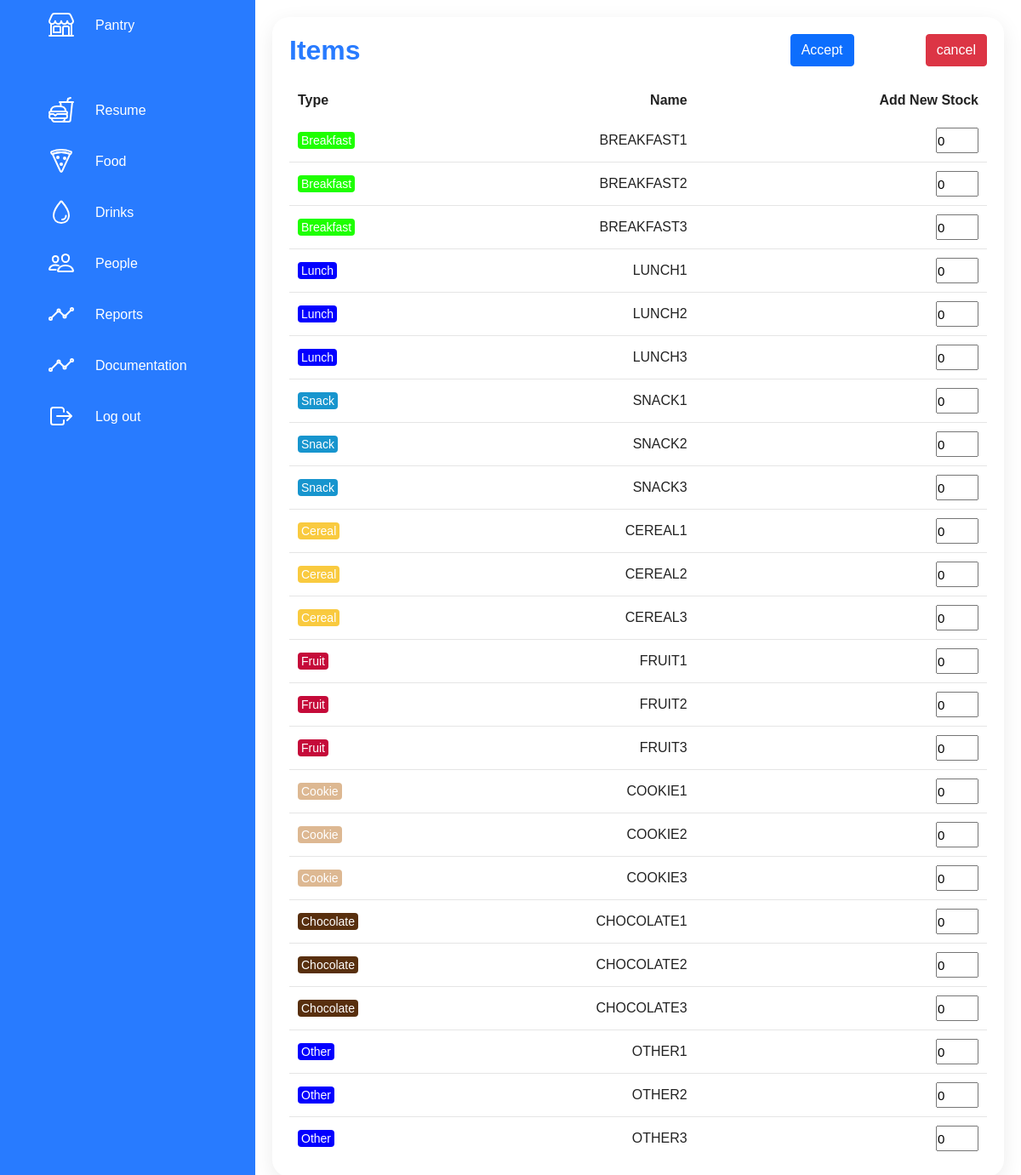
Screenshot of /AumentarStockDeBebidas?True (signed in) with the database file from the repository.
### models.py (models this page shows)
class _BreakfastsInStock(Base):
    __tablename__ = 'BreakfastsInStock'
    id = Column(Integer, primary_key=True)
    item_id = Column(Integer, nullable=False)
    name = Column(String)
    initial_stock = Column(Integer)
    added = Column(Integer)
    stock = Column(Integer)
    date = Column(Date, ForeignKey('FoodsInStock.date'), nullable=False)

class _LunchInStock(Base):
    __tablename__ = 'LunchInStock'
    id = Column(Integer, primary_key=True)
    item_id = Column(Integer, nullable=False)
    name = Column(String)
    initial_stock = Column(Integer)
    added = Column(Integer)
    stock = Column(Integer)
    date = Column(Date, ForeignKey('FoodsInStock.date'), nullable=False)

class _SnacksInStock(Base):
    __tablename__ = 'SnacksInStock'
    id = Column(Integer, primary_key=True)
    item_id = Column(Integer, nullable=False)
    name = Column(String)
    initial_stock = Column(Integer)
    added = Column(Integer)
    stock = Column(Integer)
    date = Column(Date, ForeignKey('FoodsInStock.date'), nullable=False)

class _CerealsInStock(Base):
    __tablename__ = 'CerealsInStock'
    id = Column(Integer, primary_key=True)
    item_id = Column(Integer, nullable=False)
    name = Column(String)
    initial_stock = Column(Integer)
    added = Column(Integer)
    stock = Column(Integer)
    date = Column(Date, ForeignKey('FoodsInStock.date'), nullable=False)

class _FruitsInStock(Base):
    __tablename__ = 'FruitsInStock'
    id = Column(Integer, primary_key=True)
    item_id = Column(Integer, nullable=False)
    name = Column(String)
    initial_stock = Column(Integer)
    added = Column(Integer)
    stock = Column(Integer)
    date = Column(Date, ForeignKey('FoodsInStock.date'), nullable=False)

class _CookiesInStock(Base):
    __tablename__ = 'CookiesInStock'
    id = Column(Integer, primary_key=True)
    item_id = Column(Integer, nullable=False)
    name = Column(String)
    initial_stock = Column(Integer)
    added = Column(Integer)
    stock = Column(Integer)
    date = Column(Date, ForeignKey('FoodsInStock.date'), nullable=False)

class _ChocolatesInStock(Base):
    __tablename__ = 'ChocolatesInStock'
    id = Column(Integer, primary_key=True)
    item_id = Column(Integer, nullable=False)
    name = Column(String)
    initial_stock = Column(Integer)
    added = Column(Integer)
    stock = Column(Integer)
    date = Column(Date, ForeignKey('FoodsInStock.date'), nullable=False)

class _OtherFoodsInStock(Base):
    __tablename__ = 'OtherFoodsInStock'
    id = Column(Integer, primary_key=True)
    item_id = Column(Integer, nullable=False)
    name = Column(String)
    initial_stock = Column(Integer)
    added = Column(Integer)
    stock = Column(Integer)
    date = Column(Date, ForeignKey('FoodsInStock.date'), nullable=False)

### server.py (the view, shortened to what this page needs)
@app.route('/AumentarStockDeBebidas?<increase_food>', defaults={'increase_food':True})
@app.route('/AumentarStockDeComida?<increase_food>')
@login_required
def get_increase_stock(increase_food):
    increase_food = get_boolean(increase_food)
    items_info = {}
    item_one_info = {}
    item_two_info = {}
    item_three_info = {}
    item_four_info = {}
    item_five_info = {}
    item_six_info = {}
    item_seven_info = {}
    item_eight_info = {}
    if increase_food:
        last_food_table = db.query(_FoodsInStock).order_by(_FoodsInStock.date)[-1]
        for table in last_food_table.breakfasts:
            item_one_info[table.name] = table.id
            item_one_info['to_show'] = 'Breakfast'
        items_info['breakfast'] = item_one_info
        for table in last_food_table.lunch:
            item_two_info[table.name] = table.id
            item_two_info['to_show'] = 'Lunch'
        items_info['lunch'] = item_two_info
        for table in last_food_table.snacks:
            item_three_info[table.name] = table.id
            item_three_info['to_show'] = 'Snack'
        items_info['snack'] = item_three_info
        for table in last_food_table.cereals:
            item_four_info[table.name] = table.id
            item_four_info['to_show'] = 'Cereal'
        items_info['cereal'] = item_four_info
        for table in last_food_table.fruits:
            item_five_info[table.name] = table.id
            item_five_info['to_show'] = 'Fruit'
        items_info['fruit'] = item_five_info
        for table in last_food_table.cookies:
            item_six_info[table.name] = table.id
            item_six_info['to_show'] = 'Cookie'
        items_info['cookie'] = item_six_info
        for table in last_food_table.chocolates:
            item_seven_info[table.name] = table.id
            item_seven_info['to_show'] = 'Chocolate'
        items_info['chocolate'] = item_seven_info
        for table in last_food_table.others:
            item_eight_info[table.name] = table.id
            item_eight_info['to_show'] = 'Other'
        items_info['other'] = item_eight_info
    return render_template('pantry/increase_stock.html', increase_food=increase_food, items_info=items_info)

### server.py (called while the page is built)
@app.teardown_appcontext
def shutdown_session(exception=None):
    db.remove()

@event.listens_for(Engine, 'connect')
def _set_sqlite_pragma(dbapi_connection, connection_record):
    if isinstance(dbapi_connection, SQLite3connection):
        cursor = dbapi_connection.cursor()
        cursor.execute('PRAGMA foregin_keys=ON')
        cursor.close()

@login_manager.user_loader
def load_user(user_id):
    return _User.query.get(int(user_id))

def get_boolean(variable):
    if str(variable).upper() == 'TRUE' or str(variable) == '1':
        return True
    return False

### templates/pantry/increase_stock.html (shortened to what this page needs)
{% include('templates/pantry_header.html') %}
{% include('templates/pantry_options.html') %}
{% include('templates/header.html') %}
{% block increase_stock %}
<body onload="daysOptionsManager(0), selectedOptionsDependingOnDate( '{{day}}', '{{month}}', '{{year}}')">
    <div class="main">
        <form action="{{url_for('post_increase_stock', increase_food=increase_food)}}" method="POST">
            <div class=" details detailsFood">
                <div class="ItemsDetails">
                    <div class="cardHeader">
                        <h2>Items</h2>
                        <button type="submit" class="btn btn-primary">Accept</button>
                        {% if increase_food: %}
                        <a href="{{url_for('food_details', edit_item=False)}}" type="button" class="btn btn-danger"
                            id="cancel">cancel</a>
                        {% else: %}
                        <a href="{{url_for('beverage_details', edit_item=False)}}" type="button" class="btn btn-danger"
                            id="cancel">cancel</a>
                        {% endif %}
                    </div>
                    <table class="foodDetails">
                        <thead>
                            <tr>
                                <td>Type</td>
                                <td>Name</td>
                                <td></td>
                                <td>Add New Stock</td>
                            </tr>
                        </thead>
                        <tbody>
                            {% for item_type in items_info: %}
                            {% for name in items_info[item_type]: %}
                            {% if not name == 'to_show':  %}
                            <tr>
                                <td><span class="itemType {{item_type}}">{{items_info[item_type]['to_show']}}</span>
                                </td>
                                <td>{{name}}</td>
                                <td>
                                    <input type="number" value="0" min="0" name="{{item_type}}Value">
                                </td>
                            </tr>
                            {% endif %}
                            {% endfor %}
                            {% endfor %}
                        </tbody>
                    </table>
                </div>
        </form>
    </div>
</body>
{% endblock %}
{% include('templates/pantry_footer.html') %}

### static/styles/styles.css (style rules this page uses)
:root { --on-hover: #caf0f8; }

### static/styles/pantry_styles.css (style rules this page uses)
* { margin: 0; padding: 0; box-sizing: border-box; font-family: 'Ubuntu', sans-serif; }
:root { --blue: #287bff; --white: #fff; --grey: #f5f5f5; --black1: #222; --black2: #999 }
body { min-height: 100vh; overflow-x: hidden; }
button { line-height: none; border: none; }
.main { position: absolute; width: calc(100% - 300px); left: 300px; min-height: 100vh; background: var(--white); transition: 0.5s; }
.details { position: relative; width: 100%; padding: 20px; display: grid; grid-template-columns: 2fr 1fr; grid-gap: 30px; }
.detailsFood { grid-template-columns: none; }
.details .ItemsDetails { position: relative; display: grid; min-height: 500px; background: var(--white); padding: 20px; box-shadow: 0 7px 25px rgba(0, 0, 0, 0.08); border-radius: 20px; }
.cardHeader { display: flex; justify-content: space-between; align-items: flex-start; }
.cardHeader h2 { font-weight: 600; color: var(--blue); }
.btn, .lastEdit { position: relative; padding: 5px 10px; background: var(--blue); text-decoration: none; color: var(--white); border-radius: 6px; cursor: pointer; }
.details table { width: 100%; border-collapse: collapse; margin-top: 10px; }
.details table thead td { font-weight: 600; }
.details .ItemsDetails table tr { color: var(--black1); border-bottom: 1px solid rgba(0, 0, 0, 0.1); }
.details .ItemsDetails .cardHeader a { text-decoration: none; }
.details .ItemsDetails table tr:last-child { border-bottom: none; }
.details .ItemsDetails table tr td { padding: 10px; }
.details .ItemsDetails table tr td:last-child { text-align: end; }
.details .ItemsDetails table tr td:nth-child(2) { text-align: end; }
.details .ItemsDetails table tr td:nth-child(3) { text-align: center; }
.itemType.drink, .itemType.snack, .itemType.water { padding: 2px 4px; background: #1795ce; color: var(--white); border-radius: 4px; font-size: 14px; font-weight: 500; }
.itemType.food, .itemType.cereal, .itemType.juice { padding: 2px 4px; background: #f9ca3f; color: var(--white); border-radius: 4px; font-size: 14px; font-weight: 500; }
.itemType.breakfast { padding: 2px 4px; background: rgb(30, 255, 0); color: var(--white); border-radius: 4px; font-size: 14px; font-weight: 500; }
.itemType.fruit, .itemType.soda { padding: 2px 4px; background: #c50a39; color: var(--white); border-radius: 4px; font-size: 14px; font-weight: 500; }
.itemType.lunch, .itemType.other { padding: 2px 4px; background: #0400ff; color: var(--white); border-radius: 4px; font-size: 14px; font-weight: 500; }
.itemType.cookie { padding: 2px 4px; background: #ddb892; color: var(--white); border-radius: 4px; font-size: 14px; font-weight: 500; }
.itemType.chocolate { padding: 2px 4px; background: #582f0e; color: var(--white); border-radius: 4px; font-size: 14px; font-weight: 500; }

### static/styles/report_styles.css (style rules this page uses)
:root { --blue: #287bff; --white: #fff; --grey: #f5f5f5; --black1: #222; --black2: #999 }

### templates/pantry/increase_stock.html (style rules this page uses)
tbody input { width: 50px; height: 30px; font-size: 15px; }

### rows the page displays
_BreakfastsInStock: items_info "Breakfast", name "BREAKFAST1"
_BreakfastsInStock: items_info "Breakfast", name "BREAKFAST2"
_BreakfastsInStock: items_info "Breakfast", name "BREAKFAST3"
_LunchInStock: items_info "Lunch", name "LUNCH1"
_LunchInStock: items_info "Lunch", name "LUNCH2"
_LunchInStock: items_info "Lunch", name "LUNCH3"
_SnacksInStock: items_info "Snack", name "SNACK1"
_SnacksInStock: items_info "Snack", name "SNACK2"
_SnacksInStock: items_info "Snack", name "SNACK3"
_CerealsInStock: items_info "Cereal", name "CEREAL1"
_CerealsInStock: items_info "Cereal", name "CEREAL2"
_CerealsInStock: items_info "Cereal", name "CEREAL3"
_FruitsInStock: items_info "Fruit", name "FRUIT1"
_FruitsInStock: items_info "Fruit", name "FRUIT2"
_FruitsInStock: items_info "Fruit", name "FRUIT3"
_CookiesInStock: items_info "Cookie", name "COOKIE1"
_CookiesInStock: items_info "Cookie", name "COOKIE2"
_CookiesInStock: items_info "Cookie", name "COOKIE3"
_ChocolatesInStock: items_info "Chocolate", name "CHOCOLATE1"
_ChocolatesInStock: items_info "Chocolate", name "CHOCOLATE2"
_ChocolatesInStock: items_info "Chocolate", name "CHOCOLATE3"
_OtherFoodsInStock: items_info "Other", name "OTHER1"
_OtherFoodsInStock: items_info "Other", name "OTHER2"
_OtherFoodsInStock: items_info "Other", name "OTHER3"
